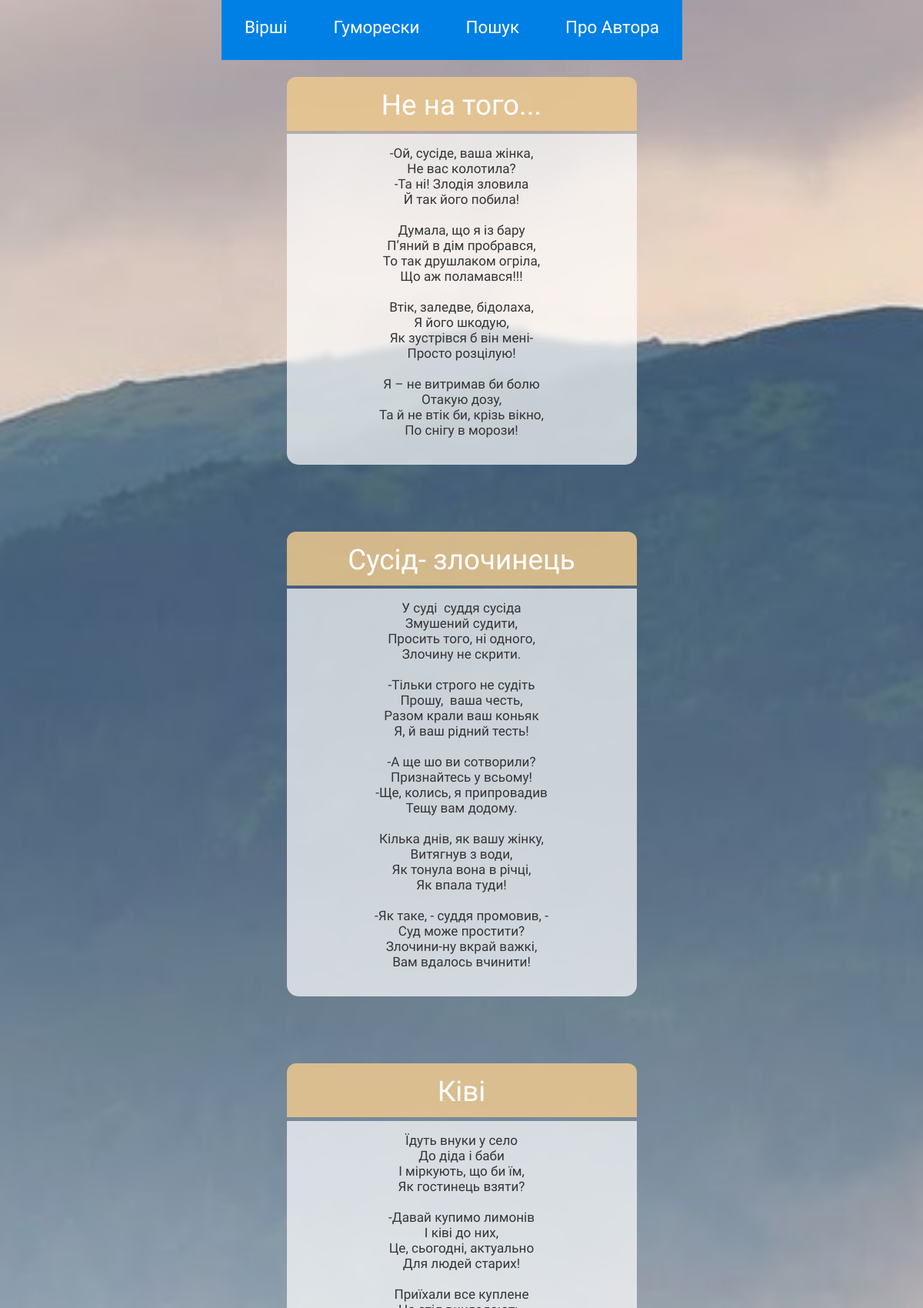
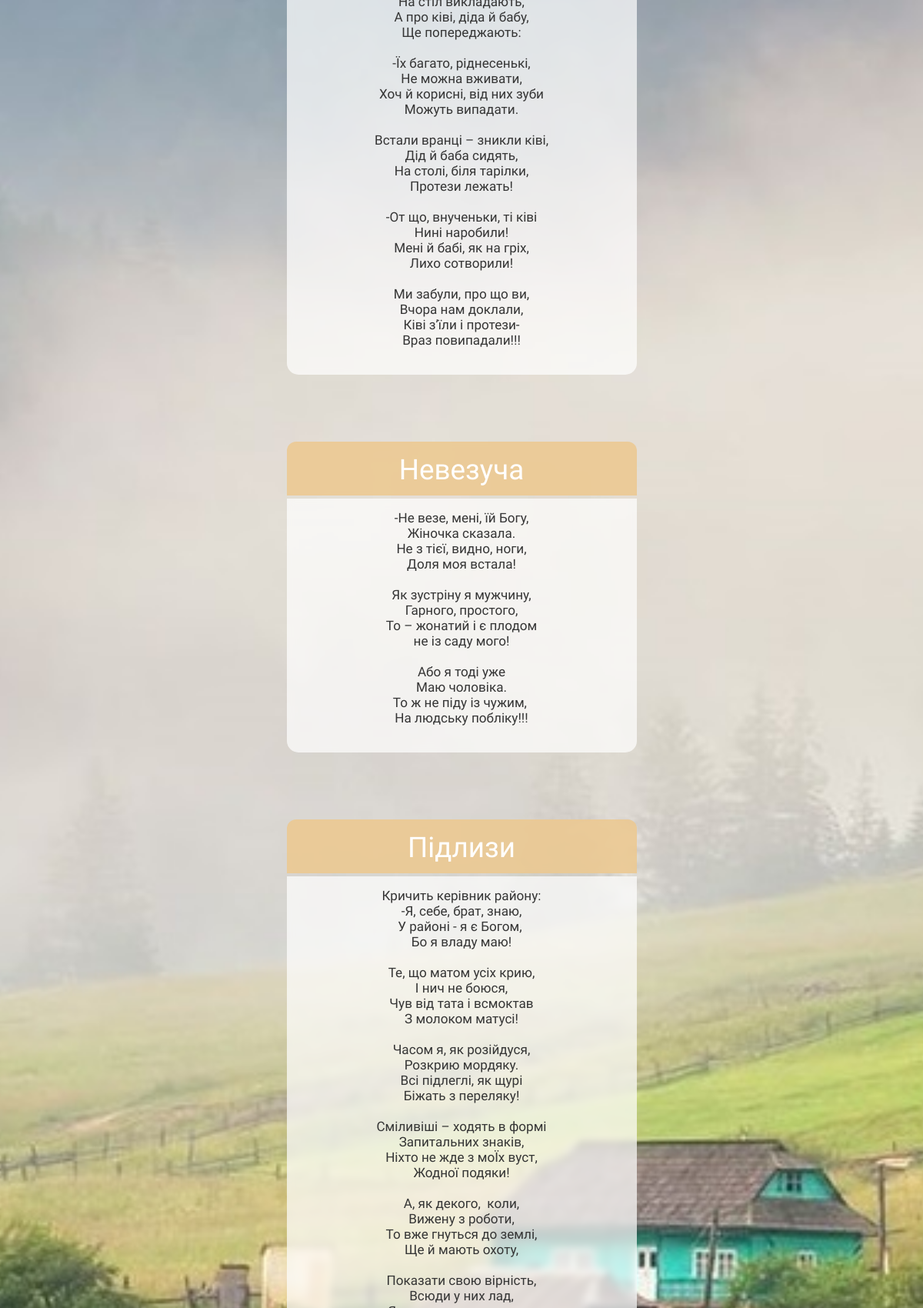
/humoresques/4 (upper part), run on the app's committed database (2 pictures, top to bottom).
### app/models.py (models this page shows)
class Humoresque(db.Model):
    id = db.Column(db.Integer, primary_key=True)
    title = db.Column(db.String(20), unique=True)
    text = db.Column(db.String(1028), unique=True)

### app/routes.py (the view)
@app.route('/humoresques/<int:hum_page_num>')
def humoresques(hum_page_num):
    humoresques = Humoresque.query.paginate(per_page=5, page=hum_page_num, error_out=True)
    return render_template('humoresques.html', title='Гуморески',  humoresques=humoresques)

### app/templates/humoresques.html (shortened to what this page needs)
{% extends "base.html" %}
{% block app_content %}
    {% for humoresque in humoresques.items %}
        {% include "_humoresque.html" %}
    {% endfor %}
{% endblock %}

### app/templates/base.html (shortened to what this page needs)
<html>
    <head>
        <link rel="stylesheet" href="{{ url_for('static', filename='styles.css') }}"/>
    </head>
    <body>
        <div id="navbar-container">
            <div class="navbar">
                <div class="link-div">
                    <nav>
                        <ul class="nav-links">
                            <li><a href="{{ url_for('poems', page_num=1) }}">Вірші</a></li>
                            <li><a href="{{ url_for('humoresques', hum_page_num=1) }}">Гуморески</a></li>
                            <li><a href="{{ url_for('search') }}">Пошук</a></li>
                            <li><a href="{{ url_for('about') }}">Про<span style="opacity: 0;">і</span>Автора</a></li>
                        </ul>
                    </nav>
                </div>
            </div>
        </div>
        <div id="page_container">
            {% block content %}
            <div class="container-fluid" style="margin-top: 100px;">
                {% block app_content %}{% endblock %}
            </div>
            {% endblock %}
        </div>
    </body>
</html>

### app/templates/_humoresque.html (shortened to what this page needs)
{% extends "base.html" %}
{% block app_content %}
    <div id="poem-container">
        <div id="title">{{humoresque.title}}</div>
        <pre><div id="text">{{humoresque.text}}</div></pre>
    </div>
{% endblock %}

### app/static/styles.css (style rules this page uses)
#poem-container { width: 600px; color: white; margin-left: 50%; margin-top: -5.7rem; margin-bottom: 75px; border-radius: 15px; }
#title { width: 100%; height: 40px; background-color: rgba(237, 200, 143, 0.85); backdrop-filter: blur(5px); background-size: cover; font-size: 2.3rem; font-family: Alice; color: white; text-align: center; padding-top: 15px; padding-bottom: 15px; border-radius: 12px 12px 0 0; }
#text { background-color: rgba(255, 255, 255, 0.7); backdrop-filter: blur(5px); width: 100%; font-family: Alice; font-size: 1.34rem; color: #353535; text-align: center; margin-top: -23px; margin-bottom: -13px; padding-top: 15px; padding-bottom: 35px; border-radius:0 0 15px 15px; }
#navbar-container { position: absolute; top: 0; height: 100px; width: 90%; }
a { text-decoration: none; color: white; }
body { background: url('/static/day-mnt.jpg') no-repeat center center fixed; -webkit-background-size: cover; -moz-background-size: cover; -o-background-size: cover; background-size: cover; font-family: Alice; font-size: 1.7rem; }
.navbar { position: fixed; display: flex; justify-content: space-between; align-items: center; font-size: 1.4rem; margin-bottom: 100px; }
.nav-links { left: 41%; display: inline-flex; list-style: none; }
.nav-links a { width: 50px; text-align: center; padding: 30px; background: rgb(0, 128, 228); transition: 0.3s ease-out; }
html, body { width: 100%; height: 100%; margin: 0; padding: 0; overflow-x: hidden; }
@media screen and (max-width: 1430px) { .nav-links { position: fixed; z-index: 10; left: 50%; margin-left: -15.72em; } }
@media screen and (max-width: 1430px) { #poem-container { width:455px; margin-top: 150px; margin-bottom: -80px; margin: 0 auto; text-align: center; position: float; } }
@media screen and (max-width: 1430px) { #text { width: 455px; font-size: 1.07rem; } }
@media screen and (max-width: 1430px) { html, body { width: 100%; height: 100%; margin: 0; padding: 0; overflow-x: hidden; } }

### data on the page
Humoresque: title "Не на того...", text "-Ой, сусіде, ваша жінка, Не вас колотила? -Та ні! Злодія зловила Й так його побила! Думала, що я із бару П’яний в дім пробрався, То так друшлаком огріла, Що аж поламався!!! Втік, заледве, бідолаха, Я його шкодую, Як зустрівся б він мені- Просто розцілую! Я – не витримав би болю Отакую дозу, Та й не втік би, крізь вікно, По снігу в морози!"
Humoresque: title "Сусід- злочинець", text "У суді суддя сусіда Змушений судити, Просить того, ні одного, Злочину не скрити. -Тільки строго не судіть Прошу, ваша честь, Разом крали ваш коньяк Я, й ваш рідний тесть! -А ще шо ви сотворили? Признайтесь у всьому! -Ще, колись, я припровадив Тещу вам додому. Кілька днів, як вашу жінку, Витягнув з води, Як тонула вона в річці, Як впала туди! -Як таке, - суддя промовив, - Суд може простити? Злочини-ну вкрай важкі, Вам вдалось вчинити!"
Humoresque: title "Ківі", text "Їдуть внуки у село До діда і баби І міркують, що би їм, Як гостинець взяти? -Давай купимо лимонів І ківі до них, Це, сьогодні, актуально Для людей старих! Приїхали все куплене На стіл викладають, А про ківі, діда й бабу, Ще попереджають: -Їх багато, ріднесенькі, Не можна вживати, Хоч й корисні, від них зуби Можуть випадати. Встали вранці – зникли ківі, Дід й баба сидять, На столі, біля тарілки, Протези лежать! -От що, внученьки, ті ківі Нині наробили! Мені й бабі, як на гріх, Лихо сотворили! Ми забули, про що ви, Вчора нам доклали, Ківі з’їли і протези- Враз повипадали!!!"
Humoresque: title "Невезуча", text "-Не везе, мені, їй Богу, Жіночка сказала. Не з тієї, видно, ноги, Доля моя встала! Як зустріну я мужчину, Гарного, простого, То – жонатий і є плодом не із саду мого! Або я тоді уже Маю чоловіка. То ж не піду із чужим, На людську побліку!!!"
Humoresque: title "Підлизи"
